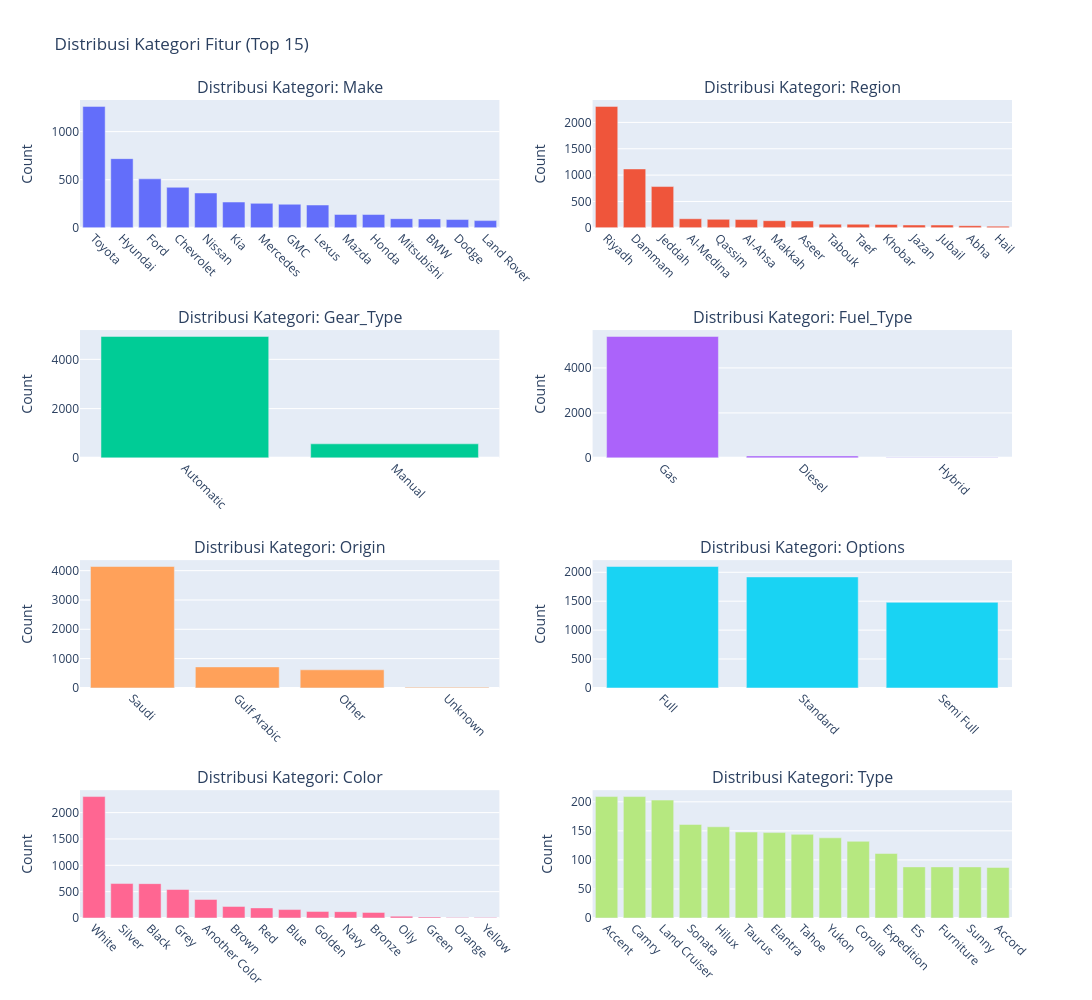

Notebook cell for this chart:
### Markdown cell above
#### 3.6 Distribusi Fitur Kategorikal

### Code cell
import plotly.express as px
from plotly.subplots import make_subplots
import plotly.graph_objects as go

# Daftar fitur kategorikal
categorical_features = ['Make', 'Region', 'Gear_Type', 'Fuel_Type', 'Origin', 'Options', 'Color', 'Type']

# Buat subplot 4 baris x 2 kolom
fig = make_subplots(rows=4, cols=2, subplot_titles=[f'Distribusi Kategori: {feat}' for feat in categorical_features])

# Loop setiap fitur
for i, feature in enumerate(categorical_features):
    row = i // 2 + 1
    col = i % 2 + 1

    # Ambil 15 kategori teratas
    top_categories = df[feature].value_counts().nlargest(15).index
    filtered_df = df[df[feature].isin(top_categories)]

    # Hitung frekuensi kategori
    counts = filtered_df[feature].value_counts().loc[top_categories]

    # Buat bar plot (count plot)
    trace = go.Bar(x=counts.index, y=counts.values, name=feature)
    fig.add_trace(trace, row=row, col=col)

    # Rotate label sumbu x
    fig.update_xaxes(tickangle=45, row=row, col=col)
    fig.update_yaxes(title_text='Count', row=row, col=col)

# Update layout keseluruhan
fig.update_layout(height=1000, width=1500, title_text='Distribusi Kategori Fitur (Top 15)', showlegend=False)
fig.show()

### Figure 1 — Plotly figure (JSON) as saved in the notebook; plotly's stock layout.template omitted (floating-point values rounded to 4 significant figures)
{"data": [{"name": "Make", "type": "bar", "x": ["Toyota", "Hyundai", "Ford", "Chevrolet", "Nissan", "Kia", "Mercedes", "GMC", "Lexus", "Mazda", "Honda", "Mitsubishi", "BMW", "Dodge", "Land Rover"], "xaxis": "x", "y": [1262, 719, 509, 421, 362, 268, 254, 245, 237, 139, 138, 95, 92, 86, 75], "yaxis": "y"}, {"name": "Region", "type": "bar", "x": ["Riyadh", "Dammam", "Jeddah", "Al-Medina", "Qassim", "Al-Ahsa", "Makkah", "Aseer", "Tabouk", "Taef", "Khobar", "Jazan", "Jubail", "Abha", "Hail"], "xaxis": "x2", "y": [2304, 1117, 783, 172, 161, 157, 135, 130, 69, 68, 63, 54, 53, 40, 32], "yaxis": "y2"}, {"name": "Gear_Type", "type": "bar", "x": ["Automatic", "Manual"], "xaxis": "x3", "y": [4930, 570], "yaxis": "y3"}, {"name": "Fuel_Type", "type": "bar", "x": ["Gas", "Diesel", "Hybrid"], "xaxis": "x4", "y": [5400, 88, 12], "yaxis": "y4"}, {"name": "Origin", "type": "bar", "x": ["Saudi", "Gulf Arabic", "Other", "Unknown"], "xaxis": "x5", "y": [4141, 717, 618, 24], "yaxis": "y5"}, {"name": "Options", "type": "bar", "x": ["Full", "Standard", "Semi Full"], "xaxis": "x6", "y": [2100, 1920, 1480], "yaxis": "y6"}, {"name": "Color", "type": "bar", "x": ["White", "Silver", "Black", "Grey", "Another Color", "Brown", "Red", "Blue", "Golden", "Navy", "Bronze", "Oily", "Green", "Orange", "Yellow"], "xaxis": "x7", "y": [2304, 654, 652, 541, 352, 220, 192, 160, 125, 121, 106, 35, 21, 9, 8], "yaxis": "y7"}, {"name": "Type", "type": "bar", "x": ["Accent", "Camry", "Land Cruiser", "Sonata", "Hilux", "Taurus", "Elantra", "Tahoe", "Yukon", "Corolla", "Expedition", "ES", "Furniture", "Sunny", "Accord"], "xaxis": "x8", "y": [209, 209, 203, 161, 157, 148, 147, 144, 138, 132, 111, 88, 88, 88, 87], "yaxis": "y8"}], "layout": {"annotations": [{"font": {"size": 16}, "showarrow": false, "text": "Distribusi Kategori: Make", "x": 0.225, "xanchor": "center", "xref": "paper", "y": 1, "yanchor": "bottom", "yref": "paper"}, {"font": {"size": 16}, "showarrow": false, "text": "Distribusi Kategori: Region", "x": 0.775, "xanchor": "center", "xref": "paper", "y": 1, "yanchor": "bottom", "yref": "paper"}, {"font": {"size": 16}, "showarrow": false, "text": "Distribusi Kategori: Gear_Type", "x": 0.225, "xanchor": "center", "xref": "paper", "y": 0.7188, "yanchor": "bottom", "yref": "paper"}, {"font": {"size": 16}, "showarrow": false, "text": "Distribusi Kategori: Fuel_Type", "x": 0.775, "xanchor": "center", "xref": "paper", "y": 0.7188, "yanchor": "bottom", "yref": "paper"}, {"font": {"size": 16}, "showarrow": false, "text": "Distribusi Kategori: Origin", "x": 0.225, "xanchor": "center", "xref": "paper", "y": 0.4375, "yanchor": "bottom", "yref": "paper"}, {"font": {"size": 16}, "showarrow": false, "text": "Distribusi Kategori: Options", "x": 0.775, "xanchor": "center", "xref": "paper", "y": 0.4375, "yanchor": "bottom", "yref": "paper"}, {"font": {"size": 16}, "showarrow": false, "text": "Distribusi Kategori: Color", "x": 0.225, "xanchor": "center", "xref": "paper", "y": 0.1562, "yanchor": "bottom", "yref": "paper"}, {"font": {"size": 16}, "showarrow": false, "text": "Distribusi Kategori: Type", "x": 0.775, "xanchor": "center", "xref": "paper", "y": 0.1562, "yanchor": "bottom", "yref": "paper"}], "height": 1000, "showlegend": false, "title": {"text": "Distribusi Kategori Fitur (Top 15)"}, "width": 1500, "xaxis": {"anchor": "y", "domain": [0, 0.45], "tickangle": 45}, "xaxis2": {"anchor": "y2", "domain": [0.55, 1], "tickangle": 45}, "xaxis3": {"anchor": "y3", "domain": [0, 0.45], "tickangle": 45}, "xaxis4": {"anchor": "y4", "domain": [0.55, 1], "tickangle": 45}, "xaxis5": {"anchor": "y5", "domain": [0, 0.45], "tickangle": 45}, "xaxis6": {"anchor": "y6", "domain": [0.55, 1], "tickangle": 45}, "xaxis7": {"anchor": "y7", "domain": [0, 0.45], "tickangle": 45}, "xaxis8": {"anchor": "y8", "domain": [0.55, 1], "tickangle": 45}, "yaxis": {"anchor": "x", "domain": [0.8438, 1], "title": {"text": "Count"}}, "yaxis2": {"anchor": "x2", "domain": [0.8438, 1], "title": {"text": "Count"}}, "yaxis3": {"anchor": "x3", "domain": [0.5625, 0.7188], "title": {"text": "Count"}}, "yaxis4": {"anchor": "x4", "domain": [0.5625, 0.7188], "title": {"text": "Count"}}, "yaxis5": {"anchor": "x5", "domain": [0.2812, 0.4375], "title": {"text": "Count"}}, "yaxis6": {"anchor": "x6", "domain": [0.2812, 0.4375], "title": {"text": "Count"}}, "yaxis7": {"anchor": "x7", "domain": [0, 0.1562], "title": {"text": "Count"}}, "yaxis8": {"anchor": "x8", "domain": [0, 0.1562], "title": {"text": "Count"}}}}
